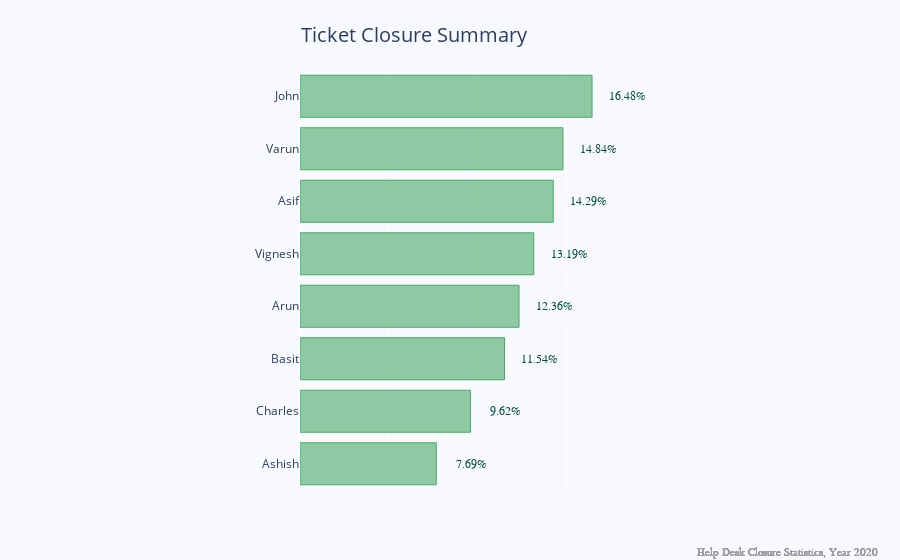

Notebook source saved alongside this figure:
### Code cell
Assignee = ['Asif', 'Basit', 'John', 'Charles','Vignesh', 'Arun', 'Ashish', 'Varun']
Tickets_Closed = np.array([52,42,60,35,48,45,28,54])
per = (Tickets_Closed/sum(Tickets_Closed))*100
per = np.round(per, decimals=2)

#Create dataframe
helpdesk = pd.DataFrame({'Assignee' : Assignee, 'Tickets Closed' :Tickets_Closed , 'Percentage': per})
helpdesk = helpdesk.sort_values(by='Percentage')

#Initialize the figure
fig = go.Figure()

#Plot Closure percentage using Horizontal Bar plot
fig.add_trace(go.Bar(
                     x=helpdesk.Percentage,
                     y=helpdesk.Assignee,
                     orientation='h',
                     marker=dict(
                                  color='rgba(70, 171, 100, 0.6)',
                                  line=dict(color='rgba(70, 171, 100, 1.0)',width=1),
                                 ),
                     )
             )

#Update layout
fig.update_layout(
                   title=dict(text = "Ticket Closure Summary",x=0.46,y=0.95,font_size=20),
                   yaxis=dict(
                              showticklabels=True,
                              ),

                   xaxis=dict(
                                showticklabels=False,
                                domain=[0, 0.6],
                             ),
                   margin=dict(l=300, r=20, t=70, b=70),
                   paper_bgcolor='rgb(248, 248, 255)',
                   plot_bgcolor='rgb(248, 248, 255)',
                  )



annotations = [] #Initialize anotation object


# Labels
for perc, asg in zip(helpdesk.Percentage, helpdesk.Assignee):
    
    # Displaying label bar percentage
    annotations.append(dict(xref='x', 
                            yref='y',
                            y=asg, 
                            x=perc + 2,
                            text=str(perc) + '%',
                            font=dict(family='Arial', size=12,color='#004D40'),
                            showarrow=False))
   # Displaying Footer
    annotations.append(dict(xref='paper', 
                            yref='paper',
                            x=1, 
                            y=-0.17,
                            text='Help Desk ' +'Closure Statistics, ' +'Year 2020',
                            font=dict(family='Arial', size=11, color='#9E9E9E'),
                            showarrow=False
                           )
                       )

fig.update_layout(annotations=annotations)

fig.show()

### Figure 1 — Plotly figure (JSON) as saved in the notebook; plotly's stock layout.template omitted (floating-point values rounded to 4 significant figures)
{"data": [{"marker": {"color": "rgba(70, 171, 100, 0.6)", "line": {"color": "rgba(70, 171, 100, 1.0)", "width": 1}}, "orientation": "h", "type": "bar", "x": [7.69, 9.62, 11.54, 12.36, 13.19, 14.29, 14.84, 16.48], "y": ["Ashish", "Charles", "Basit", "Arun", "Vignesh", "Asif", "Varun", "John"]}], "layout": {"annotations": [{"font": {"color": "#004D40", "family": "Arial", "size": 12}, "showarrow": false, "text": "7.69%", "x": 9.69, "xref": "x", "y": "Ashish", "yref": "y"}, {"font": {"color": "#9E9E9E", "family": "Arial", "size": 11}, "showarrow": false, "text": "Help Desk Closure Statistics, Year 2020", "x": 1, "xref": "paper", "y": -0.17, "yref": "paper"}, {"font": {"color": "#004D40", "family": "Arial", "size": 12}, "showarrow": false, "text": "9.62%", "x": 11.62, "xref": "x", "y": "Charles", "yref": "y"}, {"font": {"color": "#9E9E9E", "family": "Arial", "size": 11}, "showarrow": false, "text": "Help Desk Closure Statistics, Year 2020", "x": 1, "xref": "paper", "y": -0.17, "yref": "paper"}, {"font": {"color": "#004D40", "family": "Arial", "size": 12}, "showarrow": false, "text": "11.54%", "x": 13.54, "xref": "x", "y": "Basit", "yref": "y"}, {"font": {"color": "#9E9E9E", "family": "Arial", "size": 11}, "showarrow": false, "text": "Help Desk Closure Statistics, Year 2020", "x": 1, "xref": "paper", "y": -0.17, "yref": "paper"}, {"font": {"color": "#004D40", "family": "Arial", "size": 12}, "showarrow": false, "text": "12.36%", "x": 14.36, "xref": "x", "y": "Arun", "yref": "y"}, {"font": {"color": "#9E9E9E", "family": "Arial", "size": 11}, "showarrow": false, "text": "Help Desk Closure Statistics, Year 2020", "x": 1, "xref": "paper", "y": -0.17, "yref": "paper"}, {"font": {"color": "#004D40", "family": "Arial", "size": 12}, "showarrow": false, "text": "13.19%", "x": 15.19, "xref": "x", "y": "Vignesh", "yref": "y"}, {"font": {"color": "#9E9E9E", "family": "Arial", "size": 11}, "showarrow": false, "text": "Help Desk Closure Statistics, Year 2020", "x": 1, "xref": "paper", "y": -0.17, "yref": "paper"}, {"font": {"color": "#004D40", "family": "Arial", "size": 12}, "showarrow": false, "text": "14.29%", "x": 16.29, "xref": "x", "y": "Asif", "yref": "y"}, {"font": {"color": "#9E9E9E", "family": "Arial", "size": 11}, "showarrow": false, "text": "Help Desk Closure Statistics, Year 2020", "x": 1, "xref": "paper", "y": -0.17, "yref": "paper"}, {"font": {"color": "#004D40", "family": "Arial", "size": 12}, "showarrow": false, "text": "14.84%", "x": 16.84, "xref": "x", "y": "Varun", "yref": "y"}, {"font": {"color": "#9E9E9E", "family": "Arial", "size": 11}, "showarrow": false, "text": "Help Desk Closure Statistics, Year 2020", "x": 1, "xref": "paper", "y": -0.17, "yref": "paper"}, {"font": {"color": "#004D40", "family": "Arial", "size": 12}, "showarrow": false, "text": "16.48%", "x": 18.48, "xref": "x", "y": "John", "yref": "y"}, {"font": {"color": "#9E9E9E", "family": "Arial", "size": 11}, "showarrow": false, "text": "Help Desk Closure Statistics, Year 2020", "x": 1, "xref": "paper", "y": -0.17, "yref": "paper"}], "margin": {"b": 70, "l": 300, "r": 20, "t": 70}, "paper_bgcolor": "rgb(248, 248, 255)", "plot_bgcolor": "rgb(248, 248, 255)", "title": {"font": {"size": 20}, "text": "Ticket Closure Summary", "x": 0.46, "y": 0.95}, "xaxis": {"domain": [0, 0.6], "showticklabels": false}, "yaxis": {"showticklabels": true}}}
